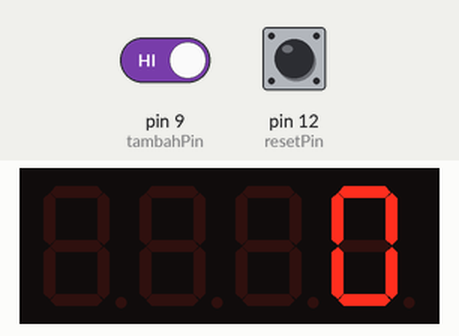
This sketch was run on a simulated Arduino Uno, built with avr-gcc and run on an emulated ATmega328P. Parts: 4-digit seven-segment display. Inputs (shaded band) come from the test bench; at power-on: pin 9 (tambahPin) HIGH, pin 12 (resetPin) HIGH.

Above: at 4.2 s.
4.3 s: pin 9 (tambahPin) driven LOW
At 4.7 s:
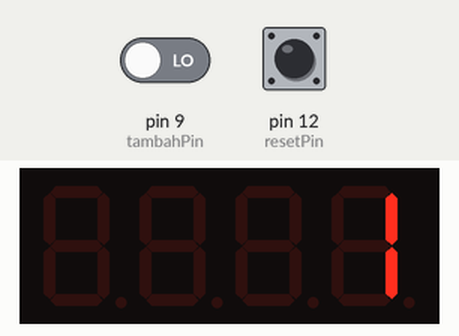
5.8 s: pin 12 (resetPin) pulled LOW for 0.15 s
At 6.9 s:
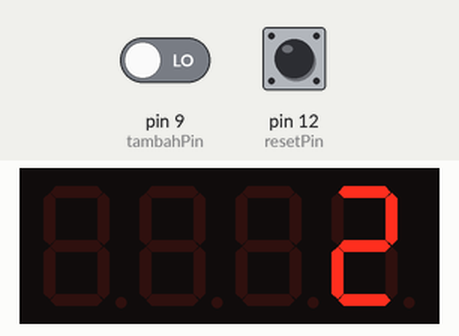
8.5 s: pin 12 (resetPin) pulled LOW for 1 s
At 10.8 s:
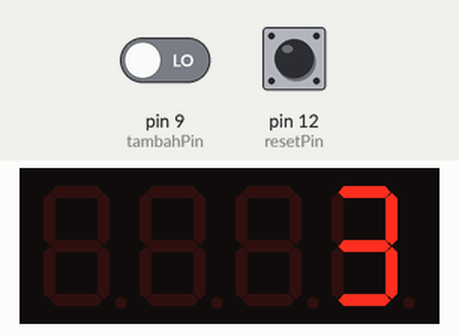
Timing chart, 0 to 12.3 s (numbered marks = the images above; inputs shaded):
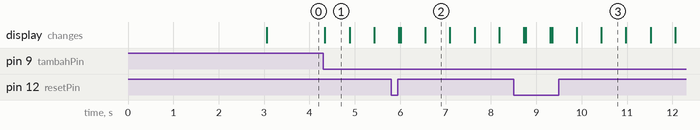

Measured:
- after the input at 4.3 s, the display: changes at once (image 1)
- what the display in image 1 shows lasts 0.6 s, from 4.3 s to 4.9 s

The sketch:

code.ino
```cpp
#include <TM1637Display.h>
#define CLK 10
#define DIO 11
#define TEST_DELAY   300

TM1637Display display(CLK, DIO);

uint8_t blank[] = { 0x0, 0x0, 0x0, 0x0 };
const int tambahPin = 9;
const int resetPin = 12;
const int touchDelay = 500;
int count = 0;

void setup() {
    pinMode(tambahPin, INPUT);
    pinMode(resetPin, INPUT_PULLUP);
    display.setBrightness(0x0f);// pengatur kecerahan display
    uint8_t data8888[] = { 0xff, 0xff, 0xff, 0xff };  // all segments show
    display.setSegments(data8888); // menampilkan 8888 sebagai penanda set up sistem
    delay(3000);// delay set up
    display.setSegments(blank); // menampilkan nilai kosong
    display.showNumberDec(0);// menampilkan nilai 0
}

void loop() {
int tambahValue = digitalRead(tambahPin);
if (tambahValue == LOW) {  // apabila tombol tambah bernilai LOW
    count++;// tambah counter
    display.setSegments(blank);  //menampilkan nilai kosong
    display.showNumberDec(count);  // display counter
    delay(touchDelay);
}

if (digitalRead(resetPin) == LOW) { // apabila reset tambah bernilai LOW
    count = 0; // reset counter;
    display.setSegments(blank);// menampilkan nilai kosong
    display.showNumberDec(count);// display counter
}
}
```
